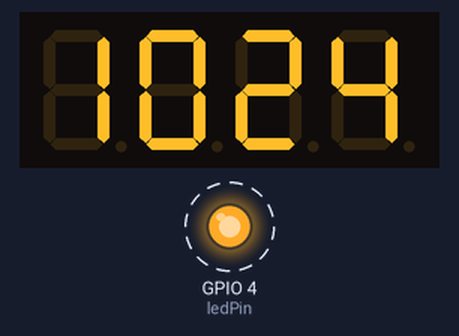
Bench run of a sketch on a simulated ESP32. Shown: 4-digit seven-segment display, output pins drawn as LEDs (lit = HIGH). Dashed ring = blinking. WiFi joins after 1.5 s; servers stay silent unless stated; network time is answered at once with the bench clock; the local clock reads 2024-03-15 10:24:30 at power-on unless the sketch sets it; what the sketch prints to the serial monitor is not drawn.

Above: at 2.26 s.
At 129.75 s:
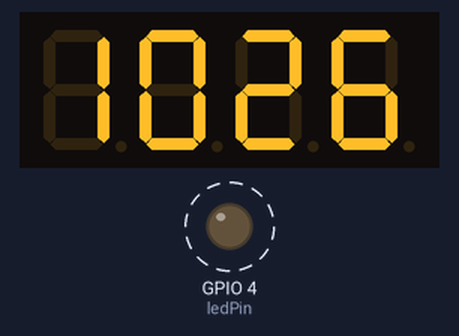
Timing chart, 0 to 130.0 s (numbered marks = the images above):
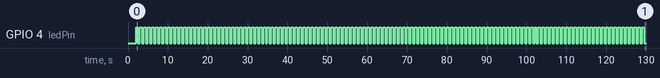

Measured:
- by itself, GPIO 4 (ledPin): alternates HIGH for 0.50 s and LOW for 0.50 s

The sketch:

ESP32-TimeClock_v2.ino
```cpp
#include <WiFi.h>
#include <NTPClient.h>
#include <WiFiUdp.h>
#include "SevSeg.h"
#include <Time.h>
#include <TimeLib.h>
#include <ESPAsyncWebSrv.h> // Include the ESPAsyncWebServer library

SevSeg Display;

const char* ssid = "pohhoon65"; // Your SSID
const char* password = "20camry825505"; // Your password
const int ledPin = 4; // GPIO 4 for 2-LEDs
unsigned long previousMillis = 0;
const long interval = 500; // Blink every half second

// Define NTP variables
WiFiUDP ntpUDP;
NTPClient timeClient(ntpUDP, "pool.ntp.org", 8 * 3600); // Set to international time (GMT +8)
AsyncWebServer server(80);

void setup() {
  Serial.begin(115200);
  // Connect to Wi-Fi
  WiFi.begin(ssid, password);
  WiFi.setHostname("ESP32-Clock");
  while (WiFi.status() != WL_CONNECTED) {
    delay(1000);
    Serial.println("Connecting to WiFi...");
  }
  Serial.print("Connected to WiFi. IP address: ");
  Serial.println(WiFi.localIP());
  Serial.print("Hostname: ");
  Serial.println(WiFi.getHostname());
  // Initialize NTP client
  timeClient.begin();

  // Set up the pins and display
  byte numDigits = 4;
  byte digitPins[] = {12, 13, 14, 15}; // Display digit pins
  byte segmentPins[] = {18, 19, 21, 22, 23, 25, 26}; // Display segment pins
  bool resistorsOnSegments = false;
  bool updateWithDelays = false;
  byte hardwareConfig = COMMON_CATHODE;
  bool leadingZeros = false; // Display "0" if blank
  bool disableDecPoint = true;
  Display.begin(hardwareConfig, numDigits, digitPins, segmentPins, resistorsOnSegments, updateWithDelays, leadingZeros, disableDecPoint);
  Display.setBrightness(100);

 // Serve HTML page to display the time
  server.on("/", HTTP_GET, [](AsyncWebServerRequest *request){
    int hours = timeClient.getHours();
    int minutes = timeClient.getMinutes();
    String ampm = (hours >= 12) ? "PM" : "AM";

    if (hours > 12) {
      hours -= 12;
    } else if (hours == 0) {
      hours = 12;
    }

    // Format hours and minutes with leading zeros
    String formattedTime = String(hours < 10 ? "0" : "") + String(hours) + ":" + String(minutes < 10 ? "0" : "") + String(minutes);

    String html = "<html><head><title>ESP32 Clock WEB</title></head><center><body>";
    html += "<h1>ESP32 Clock</h1>";
    html += "<p>Current Time: " + formattedTime + " " + ampm + "</p>";
    html += "</body></center></html>";
    request->send(200, "text/html", html);
  });
  // Set up the LED pin
  pinMode(ledPin, OUTPUT);
  server.begin();
}

void loop() {
  // Update NTP time every hour
  unsigned long currentMillis = millis();
  static unsigned long lastSyncMillis = 0;
  const long syncInterval = 3600000; // 1小时

  if (currentMillis - lastSyncMillis >= syncInterval) {
    lastSyncMillis = currentMillis;

    // Force time synchronization with NTP server
    timeClient.forceUpdate();
  }

  // Get the current time from the NTP server
  timeClient.update();
  int hours = timeClient.getHours();
  int minutes = timeClient.getMinutes();

  // Convert to 12-hour format
  if (hours > 12) {
    hours -= 12;
  }
  if (hours == 0) {
    hours = 12;
  }

  // Display the time in 12-hour format
  int timeToDisplay = hours * 100 + minutes;

  Display.setNumber(timeToDisplay);
  Display.refreshDisplay();

  // Non-blocking LED blinking
  if (currentMillis - previousMillis >= interval) {
    previousMillis = currentMillis;

    // Toggle the LED state
    digitalWrite(ledPin, !digitalRead(ledPin));
  }
}
```
